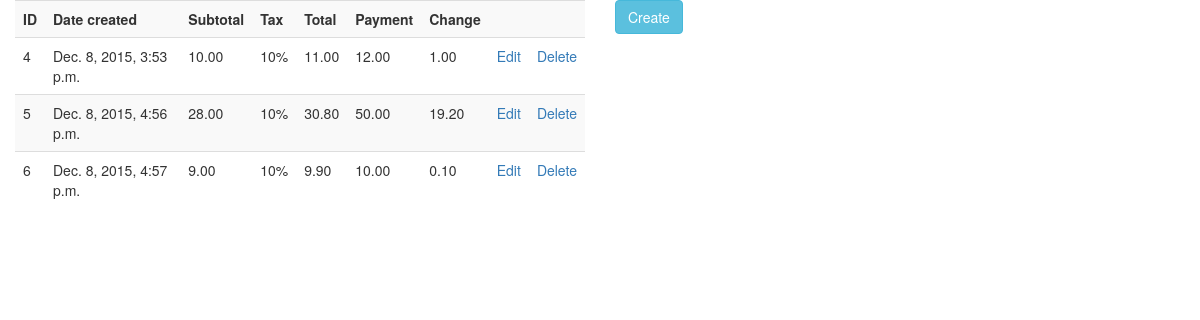
Before: /sales/ with the older database file.
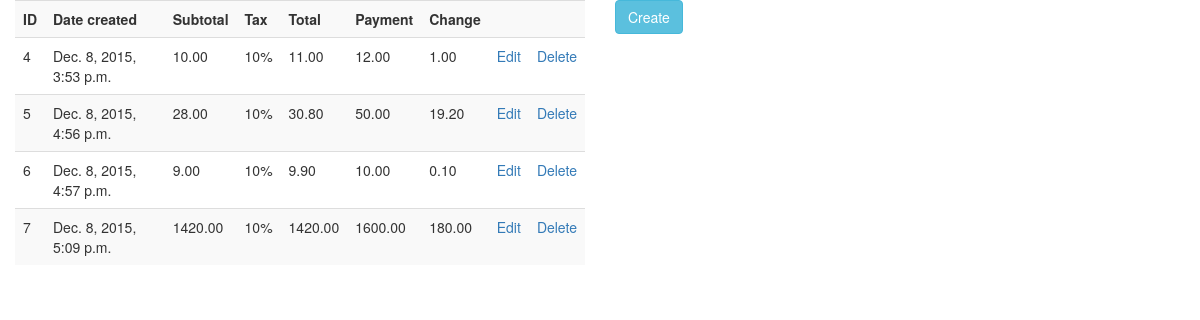
After: the same page with the newer database file.
### ventasapp/models.py (models this page shows, shortened)
class Sale(models.Model):
	id = models.AutoField(primary_key=True)
	date_created = models.DateTimeField('date created')
	subtotal = models.DecimalField(max_digits=10,decimal_places=2)
	tax = models.IntegerField(default=10)
	payment = models.DecimalField(max_digits=10,decimal_places=2)
	total = models.DecimalField(max_digits=10,decimal_places=2,default=0.00)
	def change(self):
		change = (self.payment - self.total).quantize(Decimal("0.00"))
		return change

### ventasapp/views.py (the view)
# urls.py: url(r'^sales/$',views.list_sales, name="list_sales"),
def list_sales(request):
	sales = Sale.objects.all()
	return render_to_response("list_sales.html",{"SalesParameter": sales},context_instance = RequestContext(request))

### ventasapp/templates/list_sales.html (shortened to what this page needs)
{% extends "base.html" %}
{% block content %}
<div class="col-md-6">
    <table class="table table-striped">
        <th>ID</th>
        <th>Date created</th>
        <th>Subtotal</th>
        <th>Tax</th>
        <th>Total</th>
        <th>Payment</th>
        <th>Change</th>
        <th></th>
        <th></th>
        {% for s in SalesParameter %}
            <tr>
                <td>{{s.id}}</td>
                <td>{{s.date_created}}</td>
                <td>{{s.subtotal}}</td>
                <td>{{s.tax}}%</td>
                <td>{{s.total}}</td>
                <td>{{s.payment}}</td>
                <td>{{s.change}}</td>
                <td><a href="{{s.id}}/edit/">Edit</a></td>
                <td><a href="{{s.id}}/delete/">Delete</a></td>
            </tr>
        {% endfor %}
    </table>
</div>
<div class="col-md-6">
<a href="/sales/create" class="btn btn-info" role="button">Create</a>
</div>
{% endblock content %}

Changed rows visible on the page:
added Sale: id "7", date_created "Dec. 8, 2015, 5:09 p.m.", subtotal "1420.00", tax "10", total "1420.00", payment "1600.00", change "180.00"
